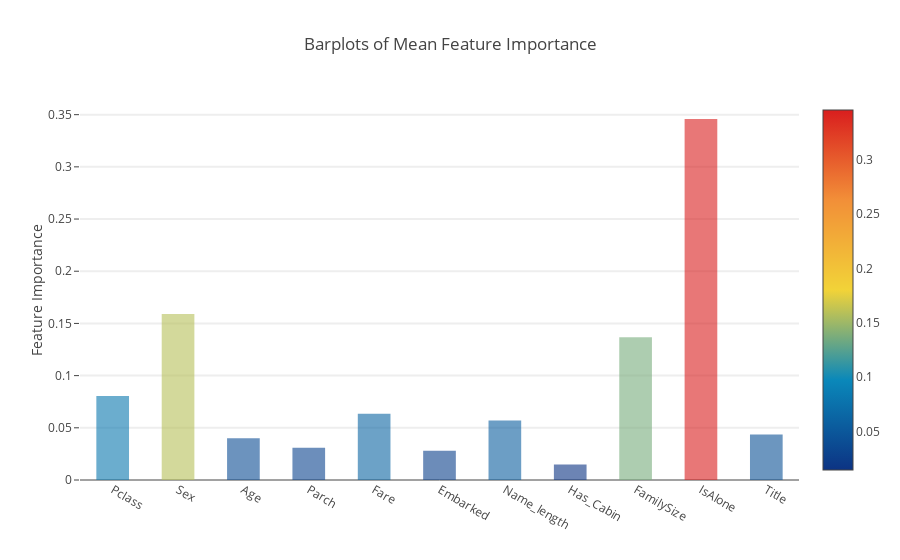

Notebook code cell kept with this figure:
### Markdown cell above
**Plotly Barplot of Average Feature Importances**

Having obtained the mean feature importance across all our classifiers, we can plot them into a Plotly bar plot as follows:

### Code cell
y = feature_dataframe['mean'].values
x = feature_dataframe['features'].values
data = [go.Bar(
            x= x,
             y= y,
            width = 0.5,
            marker=dict(
               color = feature_dataframe['mean'].values,
            colorscale='Portland',
            showscale=True,
            reversescale = False
            ),
            opacity=0.6
        )]

layout= go.Layout(
    autosize= True,
    title= 'Barplots of Mean Feature Importance',
    hovermode= 'closest',
#     xaxis= dict(
#         title= 'Pop',
#         ticklen= 5,
#         zeroline= False,
#         gridwidth= 2,
#     ),
    yaxis=dict(
        title= 'Feature Importance',
        ticklen= 5,
        gridwidth= 2
    ),
    showlegend= False
)
fig = go.Figure(data=data, layout=layout)
py.iplot(fig, filename='bar-direct-labels')

### Figure 1 — Plotly figure (JSON) as saved in the notebook; plotly's stock layout.template omitted (floating-point values rounded to 4 significant figures)
{"data": [{"marker": {"color": [0.08059, 0.1591, 0.04, 0.03084, 0.06338, 0.02812, 0.05698, 0.01473, 0.1368, 0.3458, 0.04361], "colorscale": "Portland", "reversescale": false, "showscale": true}, "opacity": 0.6, "type": "bar", "width": 0.5, "x": ["Pclass", "Sex", "Age", "Parch", "Fare", "Embarked", "Name_length", "Has_Cabin", "FamilySize", "IsAlone", "Title"], "y": [0.08059, 0.1591, 0.04, 0.03084, 0.06338, 0.02812, 0.05698, 0.01473, 0.1368, 0.3458, 0.04361]}], "layout": {"autosize": true, "hovermode": "closest", "showlegend": false, "title": "Barplots of Mean Feature Importance", "yaxis": {"gridwidth": 2, "ticklen": 5, "title": "Feature Importance"}}}
